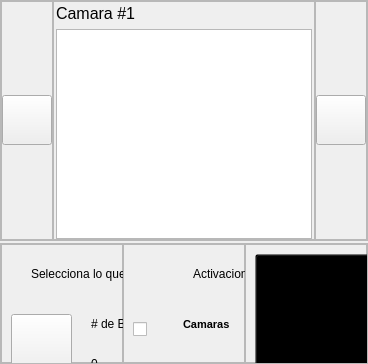
            <widget class="QWidget" name="page">
             <layout class="QVBoxLayout" name="verticalLayout_2" stretch="2,1">
              <property name="spacing">
               <number>2</number>
              </property>
              <property name="leftMargin">
               <number>0</number>
              </property>
              <property name="topMargin">
               <number>0</number>
              </property>
              <property name="rightMargin">
               <number>0</number>
              </property>
              <property name="bottomMargin">
               <number>0</number>
              </property>
              <item>
               <widget class="QFrame" name="frame_3">
                <property name="maximumSize">
                 <size>
                  <width>16777215</width>
                  <height>380</height>
                 </size>
                </property>
                <property name="frameShape">
                 <enum>QFrame::Shape::StyledPanel</enum>
                </property>
                <property name="frameShadow">
                 <enum>QFrame::Shadow::Raised</enum>
                </property>
                <layout class="QHBoxLayout" name="horizontalLayout_5" stretch="1,12,1">
                 <property name="spacing">
                  <number>0</number>
                 </property>
                 <property name="leftMargin">
                  <number>0</number>
                 </property>
                 <property name="topMargin">
                  <number>0</number>
                 </property>
                 <property name="rightMargin">
                  <number>0</number>
                 </property>
                 <property name="bottomMargin">
                  <number>0</number>
                 </property>
                 <item>
                  <widget class="QFrame" name="frame_izquierdo">
                   <property name="maximumSize">
                    <size>
                     <width>62</width>
                     <height>16777215</height>
                    </size>
                   </property>
                   <property name="layoutDirection">
                    <enum>Qt::LayoutDirection::RightToLeft</enum>
                   </property>
                   <property name="frameShape">
                    <enum>QFrame::Shape::StyledPanel</enum>
                   </property>
                   <property name="frameShadow">
                    <enum>QFrame::Shadow::Raised</enum>
                   </property>
                   <layout class="QVBoxLayout" name="verticalLayout_5">
                    <property name="spacing">
                     <number>0</number>
                    </property>
                    <property name="leftMargin">
                     <number>0</number>
                    </property>
                    <property name="topMargin">
                     <number>0</number>
                    </property>
                    <property name="rightMargin">
                     <number>0</number>
                    </property>
                    <property name="bottomMargin">
                     <number>0</number>
                    </property>
                    <item>
                     <spacer name="verticalSpacer">
                      <property name="orientation">
                       <enum>Qt::Orientation::Vertical</enum>
                      </property>
                      <property name="sizeHint" stdset="0">
                       <size>
                        <width>20</width>
                        <height>153</height>
                       </size>
                      </property>
                     </spacer>
                    </item>
                    <item>
                     <widget class="QPushButton" name="PB_left">
                      <property name="minimumSize">
                       <size>
                        <width>50</width>
                        <height>50</height>
                       </size>
                      </property>
                      <property name="maximumSize">
                       <size>
                        <width>62</width>
                        <height>62</height>
                       </size>
                      </property>
                      <property name="cursor">
                       <cursorShape>PointingHandCursor</cursorShape>
                      </property>
                      <property name="layoutDirection">
                       <enum>Qt::LayoutDirection::LeftToRight</enum>
                      </property>
                      <property name="text">
                       <string/>
                      </property>
                      <property name="icon">
                       <iconset>
                        <normaloff>Iconos/flecha_izquierda.png</normaloff>Iconos/flecha_izquierda.png</iconset>
                      </property>
                     </widget>
                    </item>
                    <item>
                     <spacer name="verticalSpacer_2">
                      <property name="orientation">
                       <enum>Qt::Orientation::Vertical</enum>
                      </property>
                      <property name="sizeHint" stdset="0">
                       <size>
                        <width>20</width>
                        <height>153</height>
                       </size>
                      </property>
                     </spacer>
                    </item>
                   </layout>
                  </widget>
                 </item>
                 <item>
                  <widget class="QFrame" name="frame_7">
                   <property name="frameShape">
                    <enum>QFrame::Shape::StyledPanel</enum>
                   </property>
                   <property name="frameShadow">
                    <enum>QFrame::Shadow::Raised</enum>
                   </property>
                   <layout class="QVBoxLayout" name="verticalLayout_4">
                    <property name="leftMargin">
                     <number>2</number>
                    </property>
                    <property name="topMargin">
                     <number>2</number>
                    </property>
                    <property name="rightMargin">
                     <number>2</number>
                    </property>
                    <property name="bottomMargin">
                     <number>0</number>
                    </property>
                    <item>
                     <widget class="QLabel" name="label">
                      <property name="font">
                       <font>
                        <pointsize>12</pointsize>
                       </font>
                      </property>
                      <property name="text">
                       <string>Camara #1</string>
                      </property>
                     </widget>
                    </item>
                    <item>
                     <widget class="QGraphicsView" name="graphicsView"/>
                    </item>
                   </layout>
                  </widget>
                 </item>
                 <item>
                  <widget class="QFrame" name="frame_derecho">
                   <property name="maximumSize">
                    <size>
                     <width>62</width>
                     <height>16777215</height>
                    </size>
                   </property>
                   <property name="frameShape">
                    <enum>QFrame::Shape::StyledPanel</enum>
                   </property>
                   <property name="frameShadow">
                    <enum>QFrame::Shadow::Raised</enum>
                   </property>
                   <layout class="QVBoxLayout" name="verticalLayout_6">
                    <property name="spacing">
                     <number>0</number>
                    </property>
                    <property name="leftMargin">
                     <number>0</number>
                    </property>
                    <property name="topMargin">
                     <number>0</number>
                    </property>
                    <property name="rightMargin">
                     <number>0</number>
                    </property>
                    <property name="bottomMargin">
                     <number>0</number>
                    </property>
                    <item>
                     <spacer name="verticalSpacer_3">
                      <property name="orientation">
                       <enum>Qt::Orientation::Vertical</enum>
                      </property>
                      <property name="sizeHint" stdset="0">
                       <size>
                        <width>20</width>
                        <height>153</height>
                       </size>
                      </property>
                     </spacer>
                    </item>
                    <item>
                     <widget class="QPushButton" name="PB_right">
                      <property name="minimumSize">
                       <size>
                        <width>50</width>
                        <height>50</height>
                       </size>
                      </property>
                      <property name="maximumSize">
                       <size>
                        <width>62</width>
                        <height>62</height>
                       </size>
                      </property>
                      <property name="cursor">
                       <cursorShape>PointingHandCursor</cursorShape>
                      </property>
                      <property name="text">
                       <string/>
                      </property>
                      <property name="icon">
                       <iconset>
                        <normaloff>Iconos/flecha_derecha.png</normaloff>Iconos/flecha_derecha.png</iconset>
                      </property>
                     </widget>
                    </item>
                    <item>
                     <spacer name="verticalSpacer_4">
                      <property name="orientation">
                       <enum>Qt::Orientation::Vertical</enum>
                      </property>
                      <property name="sizeHint" stdset="0">
                       <size>
                        <width>20</width>
                        <height>153</height>
                       </size>
                      </property>
                     </spacer>
                    </item>
                   </layout>
                  </widget>
                 </item>
                </layout>
               </widget>
              </item>
              <item>
               <widget class="QFrame" name="frame_5">
                <property name="frameShape">
                 <enum>QFrame::Shape::StyledPanel</enum>
                </property>
                <property name="frameShadow">
                 <enum>QFrame::Shadow::Raised</enum>
                </property>
                <layout class="QHBoxLayout" name="horizontalLayout_7">
                 <property name="spacing">
                  <number>0</number>
                 </property>
                 <property name="leftMargin">
                  <number>0</number>
                 </property>
                 <property name="topMargin">
                  <number>0</number>
                 </property>
                 <property name="rightMargin">
                  <number>0</number>
                 </property>
                 <property name="bottomMargin">
                  <number>0</number>
                 </property>
                 <item>
                  <widget class="QFrame" name="frame_22">
                   <property name="frameShape">
                    <enum>QFrame::Shape::StyledPanel</enum>
                   </property>
                   <property name="frameShadow">
                    <enum>QFrame::Shadow::Raised</enum>
                   </property>
                   <widget class="QLabel" name="label_8">
                    <property name="geometry">
                     <rect>
                      <x>30</x>
                      <y>20</y>
                      <width>241</width>
                      <height>20</height>
                     </rect>
                    </property>
                    <property name="text">
                     <string>Selecciona lo que quieres procesar</string>
                    </property>
                   </widget>
                   <widget class="QLabel" name="label_11">
                    <property name="geometry">
                     <rect>
                      <x>90</x>
                      <y>110</y>
                      <width>91</width>
                      <height>20</height>
                     </rect>
                    </property>
                    <property name="text">
                     <string>0</string>
                    </property>
                   </widget>
                   <widget class="QPushButton" name="PB_caja">
                    <property name="geometry">
                     <rect>
                      <x>10</x>
                      <y>150</y>
                      <width>61</width>
                      <height>61</height>
                     </rect>
                    </property>
                    <property name="text">
                     <string/>
                    </property>
                    <property name="icon">
                     <iconset>
                      <normaloff>Iconos/Caja.png</normaloff>Iconos/Caja.png</iconset>
                    </property>
                    <property name="iconSize">
                     <size>
                      <width>50</width>
                      <height>50</height>
                     </size>
                    </property>
                   </widget>
                   <widget class="QLabel" name="label_9">
                    <property name="geometry">
                     <rect>
                      <x>90</x>
                      <y>70</y>
                      <width>111</width>
                      <height>20</height>
                     </rect>
                    </property>
                    <property name="text">
                     <string># de Betas:</string>
                    </property>
                   </widget>
                   <widget class="QPushButton" name="PB_beta">
                    <property name="geometry">
                     <rect>
                      <x>10</x>
                      <y>70</y>
                      <width>61</width>
                      <height>61</height>
                     </rect>
                    </property>
                    <property name="cursor">
                     <cursorShape>PointingHandCursor</cursorShape>
                    </property>
                    <property name="text">
                     <string/>
                    </property>
                    <property name="icon">
                     <iconset>
                      <normaloff>Iconos/Beta.png</normaloff>Iconos/Beta.png</iconset>
                    </property>
                    <property name="iconSize">
                     <size>
                      <width>50</width>
                      <height>50</height>
                     </size>
                    </property>
                   </widget>
                   <widget class="QLabel" name="label_10">
                    <property name="geometry">
                     <rect>
                      <x>90</x>
                      <y>150</y>
                      <width>111</width>
                      <height>20</height>
                     </rect>
                    </property>
                    <property name="text">
                     <string># de Cajas:</string>
                    </property>
                   </widget>
                   <widget class="QLabel" name="label_12">
                    <property name="geometry">
                     <rect>
                      <x>90</x>
                      <y>190</y>
                      <width>91</width>
                      <height>20</height>
                     </rect>
                    </property>
                    <property name="text">
                     <string>0</string>
                    </property>
                   </widget>
                  </widget>
                 </item>
                 <item>
                  <widget class="QFrame" name="frame_20">
                   <property name="frameShape">
                    <enum>QFrame::Shape::StyledPanel</enum>
                   </property>
                   <property name="frameShadow">
                    <enum>QFrame::Shadow::Raised</enum>
                   </property>
                   <widget class="QCheckBox" name="checkBox_3">
                    <property name="geometry">
                     <rect>
                      <x>10</x>
                      <y>180</y>
                      <width>121</width>
                      <height>40</height>
                     </rect>
                    </property>
                    <property name="cursor">
                     <cursorShape>PointingHandCursor</cursorShape>
                    </property>
                    <property name="text">
                     <string/>
                    </property>
                   </widget>
                   <widget class="QCheckBox" name="CB_Camaras">
                    <property name="geometry">
                     <rect>
                      <x>10</x>
                      <y>60</y>
                      <width>121</width>
                      <height>50</height>
                     </rect>
                    </property>
                    <property name="cursor">
                     <cursorShape>PointingHandCursor</cursorShape>
                    </property>
                    <property name="text">
                     <string/>
                    </property>
                   </widget>
                   <widget class="QCheckBox" name="checkBox_2">
                    <property name="geometry">
                     <rect>
                      <x>10</x>
                      <y>120</y>
                      <width>121</width>
                      <height>40</height>
                     </rect>
                    </property>
                    <property name="font">
                     <font>
                      <bold>false</bold>
                     </font>
                    </property>
                    <property name="cursor">
                     <cursorShape>PointingHandCursor</cursorShape>
                    </property>
                    <property name="text">
                     <string/>
                    </property>
                   </widget>
                   <widget class="QCheckBox" name="checkBox_4">
                    <property name="geometry">
                     <rect>
                      <x>140</x>
                      <y>60</y>
                      <width>121</width>
                      <height>40</height>
                     </rect>
                    </property>
                    <property name="cursor">
                     <cursorShape>PointingHandCursor</cursorShape>
                    </property>
                    <property name="text">
                     <string/>
                    </property>
                   </widget>
                   <widget class="QCheckBox" name="checkBox_6">
                    <property name="geometry">
                     <rect>
                      <x>140</x>
                      <y>180</y>
                      <width>121</width>
                      <height>40</height>
                     </rect>
                    </property>
                    <property name="cursor">
                     <cursorShape>PointingHandCursor</cursorShape>
                    </property>
                    <property name="text">
                     <string/>
                    </property>
                   </widget>
                   <widget class="QCheckBox" name="checkBox_5">
                    <property name="geometry">
                     <rect>
                      <x>140</x>
                      <y>120</y>
                      <width>121</width>
                      <height>40</height>
                     </rect>
                    </property>
                    <property name="cursor">
                     <cursorShape>PointingHandCursor</cursorShape>
                    </property>
                    <property name="text">
                     <string/>
                    </property>
                   </widget>
                   <widget class="QLabel" name="label_13">
                    <property name="geometry">
                     <rect>
                      <x>70</x>
                      <y>20</y>
                      <width>171</width>
                      <height>20</height>
                     </rect>
                    </property>
                    <property name="text">
                     <string>Activaciones Individuales</string>
                    </property>
                   </widget>
                   <widget class="QLabel" name="label_14">
                    <property name="geometry">
                     <rect>
                      <x>60</x>
                      <y>70</y>
                      <width>51</width>
                      <height>20</height>
                     </rect>
                    </property>
                    <property name="font">
                     <font>
                      <pointsize>8</pointsize>
                      <bold>true</bold>
                     </font>
                    </property>
                    <property name="styleSheet">
                     <string notr="true">color: black;</string>
                    </property>
                    <property name="text">
                     <string>Camaras</string>
                    </property>
                   </widget>
                   <widget class="QLabel" name="label_15">
                    <property name="geometry">
                     <rect>
                      <x>60</x>
                      <y>130</y>
                      <width>51</width>
                      <height>20</height>
                     </rect>
                    </property>
                    <property name="font">
                     <font>
                      <pointsize>7</pointsize>
                      <bold>true</bold>
                     </font>
                    </property>
                    <property name="styleSheet">
                     <string notr="true">color: black;</string>
                    </property>
                    <property name="text">
                     <string>Valvulas</string>
                    </property>
                   </widget>
                   <widget class="QLabel" name="label_16">
                    <property name="geometry">
                     <rect>
                      <x>60</x>
                      <y>190</y>
                      <width>41</width>
                      <height>20</height>
                     </rect>
                    </property>
                    <property name="font">
                     <font>
                      <pointsize>8</pointsize>
                      <bold>true</bold>
                     </font>
                    </property>
                    <property name="styleSheet">
                     <string notr="true">color: black;</string>
                    </property>
                    <property name="text">
                     <string>Banda</string>
                    </property>
                   </widget>
                   <widget class="QLabel" name="label_21">
                    <property name="geometry">
                     <rect>
                      <x>190</x>
                      <y>70</y>
                      <width>51</width>
                      <height>20</height>
                     </rect>
                    </property>
                    <property name="font">
                     <font>
                      <pointsize>8</pointsize>
                      <bold>true</bold>
                     </font>
                    </property>
                    <property name="styleSheet">
                     <string notr="true">color: black;</string>
                    </property>
                    <property name="text">
                     <string>Saranda</string>
                    </property>
                   </widget>
                   <widget class="QLabel" name="label_22">
                    <property name="geometry">
                     <rect>
                      <x>190</x>
                      <y>130</y>
                      <width>61</width>
                      <height>20</height>
                     </rect>
                    </property>
                    <property name="font">
                     <font>
                      <pointsize>7</pointsize>
                      <bold>true</bold>
                     </font>
                    </property>
                    <property name="styleSheet">
                     <string notr="true">color: black;</string>
                    </property>
                    <property name="text">
                     <string>Alimentad</string>
                    </property>
                   </widget>
                   <widget class="QLabel" name="label_23">
                    <property name="geometry">
                     <rect>
                      <x>190</x>
                      <y>190</y>
                      <width>51</width>
                      <height>20</height>
                     </rect>
                    </property>
                    <property name="font">
                     <font>
                      <pointsize>8</pointsize>
                      <bold>true</bold>
                     </font>
                    </property>
                    <property name="styleSheet">
                     <string notr="true">color: black;</string>
                    </property>
                    <property name="text">
                     <string>Rampa</string>
                    </property>
                   </widget>
                  </widget>
                 </item>
                 <item>
                  <widget class="QFrame" name="frame_21">
                   <property name="frameShape">
                    <enum>QFrame::Shape::StyledPanel</enum>
                   </property>
                   <property name="frameShadow">
                    <enum>QFrame::Shadow::Raised</enum>
                   </property>
                   <widget class="QPushButton" name="PB_EMER">
                    <property name="geometry">
                     <rect>
                      <x>10</x>
                      <y>10</y>
                      <width>251</width>
                      <height>221</height>
                     </rect>
                    </property>
                    <property name="cursor">
                     <cursorShape>PointingHandCursor</cursorShape>
                    </property>
                    <property name="styleSheet">
                     <string notr="true">background-color: transparent;</string>
                    </property>
                    <property name="text">
                     <string/>
                    </property>
                    <property name="icon">
                     <iconset>
                      <normaloff>Iconos/Start.png</normaloff>Iconos/Start.png</iconset>
                    </property>
                    <property name="iconSize">
                     <size>
                      <width>200</width>
                      <height>200</height>
                     </size>
                    </property>
                   </widget>
                  </widget>
                 </item>
                </layout>
               </widget>
              </item>
             </layout>
            </widget>
